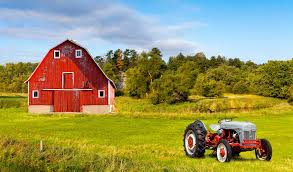
#> input picture HistogramEqualization/image.jpg, 293 x 172 px
$ python main.py
#> lines starting #> are read from the running program, lines starting #| are printed output that depends on the picture
#> further down, image is the input picture: shape (172, 293, 3); mean B, G, R 97.6, 148.1, 151.2
#> in HSVImage, `hsv = cv2.cvtColor(image, cv2.COLOR_BGR2HSV)`: hsv: shape (172, 293, 3); mean H, S, V 54.1, 164.1, 176.4
### HistogramEqualization/library.py
import numpy as np

# [52 lines left out: function convertRGB2HSV, not called in this run]


def calculateHistogram(image):
    hist = np.array([0] * 256)
    for i in xrange(image.shape[0]):
        for j in xrange(image.shape[1]):
            value = image[i, j]
            hist[value] = hist[value] + 1
#> after the loop, hist = 256 values, max 3574 at index 102, min 0 at index 59, mean 196.9
    return hist

def histogramEqualization(image, func):
    """
    Theroy:
        s = T(r)
        s: output pixel
        r: input pixel
        T: transform operation
        Theorem:
            P(T(r1) < S <= T(r2)) = P(r1 < S <= r2)
            ps(s)ds = pr(r)dr
            ps(T(r))dT(r)dr = pr(r)dr
            dT(r) = pr(r)dr / ps(T(r))
            T(r) = integrate(0, r) pr(w)dw/ps(w)

            pr: distribution of input
            ps: distribution of output
    """
    hist = calculateHistogram(image) #Calculate histogram input image
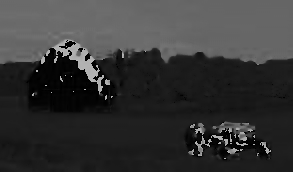
#> image: shape (172, 293); min 0, max 179, mean 54.1
    size = 1.0 * image.shape[0] * image.shape[1] #Get number of pixels
#> size = 50396

    #Transform distribution
    for i in xrange(256):
        hist[i] = hist[i] * 1.0 / func(i)
#> after the loop, hist = 256 values, max 585308 at index 102, min 0 at index 59, mean 18919.3
    for i in xrange(255):
        hist[i + 1] = hist[i] + hist[i + 1]
#> after the loop, hist = 256 values from 15034 to 4843349

    #Create output, mapping input pixel to output piexel
    newImage   = image.copy()
    for i in xrange(newImage.shape[0]):
        for j in xrange(newImage.shape[1]):
            newImage[i, j] = np.abs(int(hist[image[i, j]] / size))
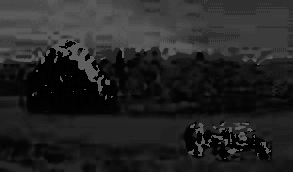
#> newImage: shape (172, 293); min 0, max 96, mean 36.4

    return newImage

### HistogramEqualization/main.py
import cv2
import library as lib
import argparse
import numpy as np
parser = argparse.ArgumentParser()
parser.add_argument('--Hue', type=int, default=1)
parser.add_argument('--Saturation', type=int, default=1)
parser.add_argument('--Value', type=int, default=1)
args = parser.parse_args()

def uniform(y):
    return 1.0 / 255.0

def gaussian(x):
    mean = 128
    std = 70
    return 1.0 / np.sqrt(2.0 * np.pi * std * std) * np.exp(0.5 * (x - mean) * (x - mean) / (std * std))

def eqhist(image):
    return lib.histogramEqualization(image, gaussian)
#> in histogramEqualization (call 2), `hist = calculateHistogram(image)`: hist = 256 values, max 5099 at index 255, min 0 at index 1, mean 196.9
#> in histogramEqualization (call 2), `hist = calculateHistogram(image)`:
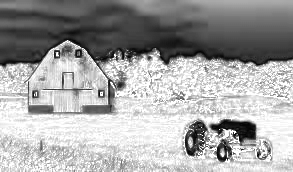
#> image: shape (172, 293); min 0, max 255, mean 164.1
#> after the loop in histogramEqualization (call 2), `for i in xrange(256):`: hist = 256 values, max 172545 at index 255, min 0 at index 1, mean 18965.7
#> after the loop in histogramEqualization (call 2), `for i in xrange(255):`: hist = 256 values from 197 to 4855212
#> after the loop in histogramEqualization (call 2), `for i in xrange(newImage.shape[0]):`:
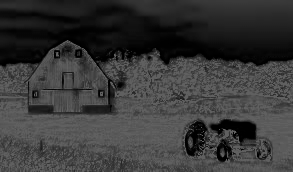
#> newImage: shape (172, 293); min 0, max 96, mean 56.5
#> in histogramEqualization (call 3), `hist = calculateHistogram(image)`: hist = 256 values, max 1346 at index 255, min 0 at index 0, mean 196.9
#> in histogramEqualization (call 3), `hist = calculateHistogram(image)`:
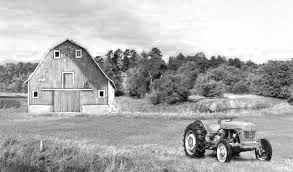
#> image: shape (172, 293); min 1, max 255, mean 176.4
#> after the loop in histogramEqualization (call 3), `for i in xrange(256):`: hist = 256 values, max 57955 at index 164, min 0 at index 0, mean 21965.8
#> after the loop in histogramEqualization (call 3), `for i in xrange(255):`: hist = 256 values from 0 to 5623249
#> after the loop in histogramEqualization (call 3), `for i in xrange(newImage.shape[0]):`:
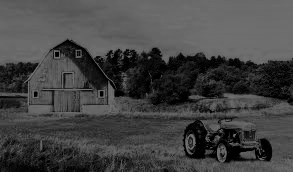
#> newImage: shape (172, 293); min 0, max 111, mean 67.5

def HSVImage(image):
    hsv = cv2.cvtColor(image, cv2.COLOR_BGR2HSV)
    #hsv = lib.convertRGB2HSV(image)
    H = eqhist(hsv[:, :, 0])
    S = eqhist(hsv[:, :, 1])
    V = eqhist(hsv[:, :, 2])
    if (args.Hue == 1):
        hsv[:, :, 0] = H
#> hsv: shape (172, 293, 3); mean H, S, V 36.4, 164.1, 176.4
    if (args.Saturation == 1):
        hsv[:, :, 1] = S
#> hsv: shape (172, 293, 3); mean H, S, V 36.4, 56.5, 176.4
    if (args.Value == 1):
        hsv[:, :, 2] = V
#> hsv: shape (172, 293, 3); mean H, S, V 36.4, 56.5, 67.5
    newImage = cv2.cvtColor(hsv, cv2.COLOR_HSV2BGR)
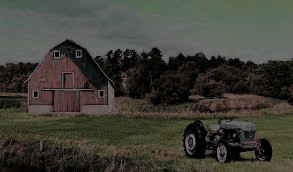
#> newImage: shape (172, 293, 3); mean B, G, R 55.3, 63.5, 64.3
    return newImage

image = cv2.imread('image.jpg')
newImage = HSVImage(image)
cv2.imshow('Image', newImage)
cv2.waitKey(0)
